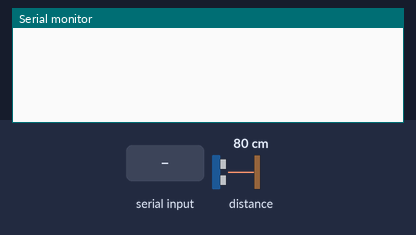
A program run on a simulated Arduino Uno, built with avr-gcc and run on an emulated ATmega328P. Shown: the last lines printed to the serial monitor. Inputs (shaded band) come from the test bench; at power-on: distance to the obstacle 80 cm.

Above: at 1.2 s.
1.3 s: "p" received over Serial
At 2.1 s:
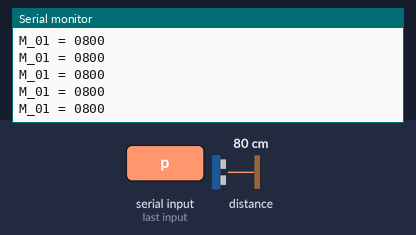
3.2 s: distance to the obstacle set to 250 cm
6.1 s: "P" received over Serial
8.9 s: distance to the obstacle set to 2 cm
At 9.9 s:
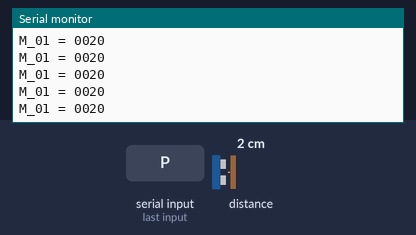

Measured:
- after the input at 1.3 s, the serial monitor: prints a new line at once (image 1)
- after the input at 8.9 s, the serial monitor: prints a new line after 0.64 s (image 2)

The program:

main.cpp
```cpp
////////////////////////////////////////////////////////////////////////
//
//   Converter RS485
//   Software for Arduino UNO
//
////////////////////////////////////////////////////////////////////////

int Module_Number = 1; // Replace with the ID of Module

#include <Arduino.h> // necessário para o platform.io
#include <SoftwareSerial.h>

int RS485_T_RO_Pin = 2;
int RS485_T_DI_Pin = 3;
SoftwareSerial RS485_Transmit(RS485_T_RO_Pin, RS485_T_DI_Pin);

bool Monitor_Program = false;
bool Monitor_Protocol = false;

unsigned long Timer_1_Control = 0;
int Timer_1_Value = 0;

String Memory_01 = "XXXX";

#include <Wire.h>
#include <VL53L0X.h>
VL53L0X VL53L0X_1;

String Value_Format(int Value)
{
  String Value_Formated = String(Value);

  if (Value < 1000)
  {
    Value_Formated = "0" + Value_Formated;
  }
  if (Value < 100)
  {
    Value_Formated = "0" + Value_Formated;
  }
  if (Value < 10)
  {
    Value_Formated = "0" + Value_Formated;
  }
  return Value_Formated;
}

void Monitor_Control()
{
  while (Serial.available())
  {
    char byteRec = Serial.read();

    if (byteRec == 'p')
    {
      Monitor_Program = !Monitor_Program;
    }
    if (byteRec == 'P')
    {
      Monitor_Protocol = !Monitor_Protocol;
    }
  }
}

void RS485_Write(int Module_Number, String Memory_Number, String Memory_Value)
{
  String Command = "#" + String(Module_Number) + "." + Memory_Number + "=" + Memory_Value + ";";

  RS485_Transmit.print(Command);

  if (Monitor_Protocol == true)
  {
    Serial.print("\t\t\t Sent: ");
    Serial.println(Command);
  }
}

void Timer_1_Set()
{
  unsigned long currentMillis = millis();
  Timer_1_Control = currentMillis;
  Timer_1_Value = 1;
}

void Timer_1(unsigned long Interval)
{
  unsigned long currentMillis = millis();
  unsigned long Timer_Comparation = currentMillis - Timer_1_Control;
  if (Timer_Comparation > Interval)
  {
    Timer_1_Value = 0;
  }
}

void Process()
{
  Timer_1(1000);
  if (Timer_1_Value == 0)
  {
    int VL53L0X_Info = VL53L0X_1.readRangeSingleMillimeters();
    if (VL53L0X_Info <= 2500)
    {
      Memory_01 = Value_Format(VL53L0X_Info);
    }
    if (VL53L0X_Info > 2500)
    {
      Memory_01 = "XXXX";
    }
    if (VL53L0X_1.timeoutOccurred())
    {
      Memory_01 = "XXXX";
    }

    RS485_Write(Module_Number, "01", Memory_01);
    Timer_1_Set();
  }
}

void Program_Monitor()
{
  if (Monitor_Program == true)
  {
    Serial.print("M_01 = ");
    Serial.print(Memory_01);
    Serial.println("");
  }
}

void setup()
{
  RS485_Transmit.begin(9600);

  Serial.begin(9600);

  Wire.begin();
  VL53L0X_1.setTimeout(500);
  if (!VL53L0X_1.init())
  {
    Serial.println("Failed to detect and initialize sensor!");
    while (1)
    {
    }
  }
  //Define LONG_RANGE
  //Lower the return signal rate limit (default is 0.25 MCPS)
  VL53L0X_1.setSignalRateLimit(0.1);
  //Increase laser pulse periods (defaults are 14 and 10 PCLKs)
  VL53L0X_1.setVcselPulsePeriod(VL53L0X::VcselPeriodPreRange, 18);
  VL53L0X_1.setVcselPulsePeriod(VL53L0X::VcselPeriodFinalRange, 14);
  //Define HIGH_ACCURACY
  //Increase timing budget to 500000 µs (default is 33000 µs)
  VL53L0X_1.setMeasurementTimingBudget(500000);
} // setup()

void loop()
{
  Monitor_Control();
  Program_Monitor();
  Process();
} // loop()
```
